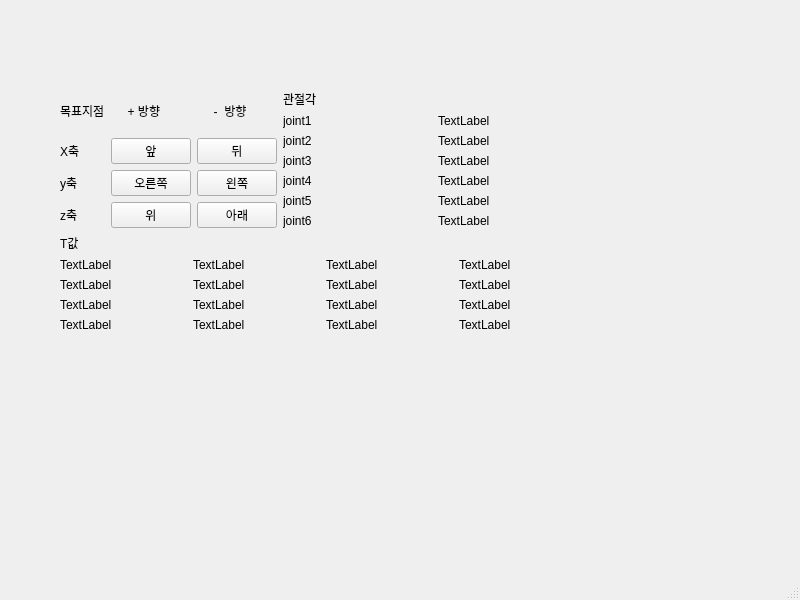
<?xml version="1.0" encoding="UTF-8"?>
<ui version="4.0">
 <class>MainWindow</class>
 <widget class="QMainWindow" name="MainWindow">
  <property name="geometry">
   <rect>
    <x>0</x>
    <y>0</y>
    <width>800</width>
    <height>600</height>
   </rect>
  </property>
  <property name="windowTitle">
   <string>MainWindow</string>
  </property>
  <widget class="QWidget" name="centralwidget">
   <widget class="QWidget" name="formLayoutWidget">
    <property name="geometry">
     <rect>
      <x>60</x>
      <y>90</y>
      <width>526</width>
      <height>318</height>
     </rect>
    </property>
    <layout class="QFormLayout" name="formLayout">
     <item row="0" column="0">
      <layout class="QHBoxLayout" name="horizontalLayout_5">
       <item>
        <layout class="QGridLayout" name="gridLayout">
         <item row="3" column="0">
          <widget class="QLabel" name="label_3">
           <property name="text">
            <string>z축</string>
           </property>
          </widget>
         </item>
         <item row="2" column="2">
          <widget class="QPushButton" name="pushButton_3">
           <property name="text">
            <string>왼쪽</string>
           </property>
          </widget>
         </item>
         <item row="0" column="0">
          <widget class="QLabel" name="label_5">
           <property name="text">
            <string>목표지점</string>
           </property>
          </widget>
         </item>
         <item row="3" column="1">
          <widget class="QPushButton" name="pushButton_5">
           <property name="text">
            <string>위</string>
           </property>
          </widget>
         </item>
         <item row="1" column="2">
          <widget class="QPushButton" name="pushButton_2">
           <property name="text">
            <string>뒤</string>
           </property>
          </widget>
         </item>
         <item row="2" column="1">
          <widget class="QPushButton" name="pushButton_4">
           <property name="text">
            <string>오른쪽</string>
           </property>
          </widget>
         </item>
         <item row="1" column="1">
          <widget class="QPushButton" name="pushButton">
           <property name="text">
            <string>앞</string>
           </property>
          </widget>
         </item>
         <item row="1" column="0">
          <widget class="QLabel" name="label">
           <property name="text">
            <string>X축</string>
           </property>
          </widget>
         </item>
         <item row="2" column="0">
          <widget class="QLabel" name="label_2">
           <property name="text">
            <string>y축</string>
           </property>
          </widget>
         </item>
         <item row="3" column="2">
          <widget class="QPushButton" name="pushButton_6">
           <property name="text">
            <string>아래</string>
           </property>
          </widget>
         </item>
         <item row="0" column="1">
          <widget class="QLabel" name="label_11">
           <property name="text">
            <string>     + 방향</string>
           </property>
          </widget>
         </item>
         <item row="0" column="2">
          <widget class="QLabel" name="label_9">
           <property name="text">
            <string>     -  방향</string>
           </property>
          </widget>
         </item>
        </layout>
       </item>
      </layout>
     </item>
     <item row="0" column="1">
      <layout class="QGridLayout" name="gridLayout_3">
       <item row="2" column="0">
        <layout class="QHBoxLayout" name="horizontalLayout_15">
         <item>
          <widget class="QLabel" name="label_39">
           <property name="text">
            <string>joint2</string>
           </property>
          </widget>
         </item>
         <item>
          <widget class="QLabel" name="label_40">
           <property name="text">
            <string>TextLabel</string>
           </property>
          </widget>
         </item>
        </layout>
       </item>
       <item row="4" column="0">
        <layout class="QHBoxLayout" name="horizontalLayout_16">
         <item>
          <widget class="QLabel" name="label_41">
           <property name="text">
            <string>joint4</string>
           </property>
          </widget>
         </item>
         <item>
          <widget class="QLabel" name="label_42">
           <property name="text">
            <string>TextLabel</string>
           </property>
          </widget>
         </item>
        </layout>
       </item>
       <item row="6" column="0">
        <layout class="QHBoxLayout" name="horizontalLayout_9">
         <item>
          <widget class="QLabel" name="label_31">
           <property name="text">
            <string>joint6</string>
           </property>
          </widget>
         </item>
         <item>
          <widget class="QLabel" name="label_32">
           <property name="text">
            <string>TextLabel</string>
           </property>
          </widget>
         </item>
        </layout>
       </item>
       <item row="3" column="0">
        <layout class="QHBoxLayout" name="horizontalLayout_12">
         <item>
          <widget class="QLabel" name="label_33">
           <property name="text">
            <string>joint3</string>
           </property>
          </widget>
         </item>
         <item>
          <widget class="QLabel" name="label_34">
           <property name="text">
            <string>TextLabel</string>
           </property>
          </widget>
         </item>
        </layout>
       </item>
       <item row="5" column="0">
        <layout class="QHBoxLayout" name="horizontalLayout_8">
         <item>
          <widget class="QLabel" name="label_29">
           <property name="text">
            <string>joint5</string>
           </property>
          </widget>
         </item>
         <item>
          <widget class="QLabel" name="label_30">
           <property name="text">
            <string>TextLabel</string>
           </property>
          </widget>
         </item>
        </layout>
       </item>
       <item row="1" column="0">
        <layout class="QHBoxLayout" name="horizontalLayout_7">
         <item>
          <widget class="QLabel" name="label_28">
           <property name="text">
            <string>joint1</string>
           </property>
          </widget>
         </item>
         <item>
          <widget class="QLabel" name="label_27">
           <property name="text">
            <string>TextLabel</string>
           </property>
          </widget>
         </item>
        </layout>
       </item>
       <item row="0" column="0">
        <widget class="QLabel" name="label_26">
         <property name="text">
          <string>관절각</string>
         </property>
        </widget>
       </item>
      </layout>
     </item>
     <item row="1" column="0" colspan="2">
      <layout class="QVBoxLayout" name="verticalLayout_2">
       <item>
        <widget class="QLabel" name="label_8">
         <property name="text">
          <string>T값</string>
         </property>
        </widget>
       </item>
       <item>
        <layout class="QHBoxLayout" name="horizontalLayout_4">
         <item>
          <widget class="QLabel" name="label_22">
           <property name="text">
            <string>TextLabel</string>
           </property>
          </widget>
         </item>
         <item>
          <widget class="QLabel" name="label_23">
           <property name="text">
            <string>TextLabel</string>
           </property>
          </widget>
         </item>
         <item>
          <widget class="QLabel" name="label_24">
           <property name="text">
            <string>TextLabel</string>
           </property>
          </widget>
         </item>
         <item>
          <widget class="QLabel" name="label_25">
           <property name="text">
            <string>TextLabel</string>
           </property>
          </widget>
         </item>
        </layout>
       </item>
       <item>
        <layout class="QHBoxLayout" name="horizontalLayout_2">
         <item>
          <widget class="QLabel" name="label_14">
           <property name="text">
            <string>TextLabel</string>
           </property>
          </widget>
         </item>
         <item>
          <widget class="QLabel" name="label_15">
           <property name="text">
            <string>TextLabel</string>
           </property>
          </widget>
         </item>
         <item>
          <widget class="QLabel" name="label_16">
           <property name="text">
            <string>TextLabel</string>
           </property>
          </widget>
         </item>
         <item>
          <widget class="QLabel" name="label_17">
           <property name="text">
            <string>TextLabel</string>
           </property>
          </widget>
         </item>
        </layout>
       </item>
       <item>
        <layout class="QHBoxLayout" name="horizontalLayout">
         <item>
          <widget class="QLabel" name="label_6">
           <property name="text">
            <string>TextLabel</string>
           </property>
          </widget>
         </item>
         <item>
          <widget class="QLabel" name="label_7">
           <property name="text">
            <string>TextLabel</string>
           </property>
          </widget>
         </item>
         <item>
          <widget class="QLabel" name="label_10">
           <property name="text">
            <string>TextLabel</string>
           </property>
          </widget>
         </item>
         <item>
          <widget class="QLabel" name="label_4">
           <property name="text">
            <string>TextLabel</string>
           </property>
          </widget>
         </item>
        </layout>
       </item>
       <item>
        <layout class="QHBoxLayout" name="horizontalLayout_3">
         <item>
          <widget class="QLabel" name="label_18">
           <property name="text">
            <string>TextLabel</string>
           </property>
          </widget>
         </item>
         <item>
          <widget class="QLabel" name="label_19">
           <property name="text">
            <string>TextLabel</string>
           </property>
          </widget>
         </item>
         <item>
          <widget class="QLabel" name="label_20">
           <property name="text">
            <string>TextLabel</string>
           </property>
          </widget>
         </item>
         <item>
          <widget class="QLabel" name="label_21">
           <property name="text">
            <string>TextLabel</string>
           </property>
          </widget>
         </item>
        </layout>
       </item>
      </layout>
     </item>
    </layout>
   </widget>
  </widget>
  <widget class="QMenuBar" name="menubar">
   <property name="geometry">
    <rect>
     <x>0</x>
     <y>0</y>
     <width>800</width>
     <height>23</height>
    </rect>
   </property>
  </widget>
  <widget class="QStatusBar" name="statusbar"/>
 </widget>
 <resources/>
 <connections/>
</ui>
